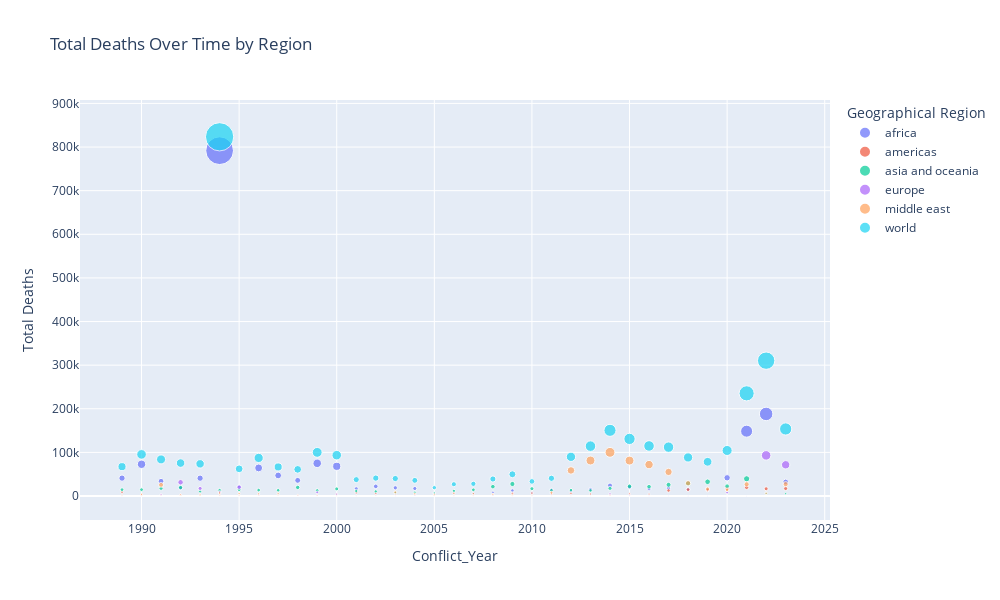

Notebook cell for this chart:
### Code cell
# Visualize total deaths over time with a bubble chart
visualization = px.scatter(
    conflict_data,
    x="Conflict_Year",
    y="total_deaths",
    size="total_deaths",
    color="Region",
    hover_data=death_columns,
    title="Total Deaths Over Time by Region",
    labels={"total_deaths": "Total Deaths", "Region": "Geographical Region"}
)



# Update layout to adjust figure size
visualization.update_layout(
    width=1000,
    height=600
)



visualization.show()

### Figure 1 — Plotly figure (JSON) as saved in the notebook; plotly's stock layout.template omitted (floating-point values rounded to 4 significant figures; data arrays with more than 128 entries replaced by an {"elided": "..."} marker saying what was removed)
{"data": [{"customdata": {"elided": "35x4 int values"}, "hovertemplate": "Geographical Region=africa<br>Conflict_Year=%{x}<br>Total Deaths=%{marker.size}<br>One_Sided_Violence_Deaths=%{customdata[0]}<br>Non_State_Actor_Violence=%{customdata[1]}<br>Intrastate_Conflict_Deaths=%{customdata[2]}<br>Interstate_War_Deaths=%{customdata[3]}<extra></extra>", "legendgroup": "africa", "marker": {"color": "#636efa", "size": [41012, 72786, 33941, 18434, 40900, 791652, 20653, 64378, 47132, 35910, 75034, 68058, 16686, 22180, 18792, 17257, 5222, 7603, 5694, 8152, 12612, 7130, 14006, 10786, 15242, 24230, 20480, 16352, 18003, 15184, 15353, 41833, 148658, 188204, 32411], "sizemode": "area", "sizeref": 2059.0, "symbol": "circle"}, "mode": "markers", "name": "africa", "orientation": "v", "showlegend": true, "type": "scatter", "x": [1989, 1990, 1991, 1992, 1993, 1994, 1995, 1996, 1997, 1998, 1999, 2000, 2001, 2002, 2003, 2004, 2005, 2006, 2007, 2008, 2009, 2010, 2011, 2012, 2013, 2014, 2015, 2016, 2017, 2018, 2019, 2020, 2021, 2022, 2023], "xaxis": "x", "y": [41012, 72786, 33941, 18434, 40900, 791652, 20653, 64378, 47132, 35910, 75034, 68058, 16686, 22180, 18792, 17257, 5222, 7603, 5694, 8152, 12612, 7130, 14006, 10786, 15242, 24230, 20480, 16352, 18003, 15184, 15353, 41833, 148658, 188204, 32411], "yaxis": "y"}, {"customdata": {"elided": "35x4 int values"}, "hovertemplate": "Geographical Region=americas<br>Conflict_Year=%{x}<br>Total Deaths=%{marker.size}<br>One_Sided_Violence_Deaths=%{customdata[0]}<br>Non_State_Actor_Violence=%{customdata[1]}<br>Intrastate_Conflict_Deaths=%{customdata[2]}<br>Interstate_War_Deaths=%{customdata[3]}<extra></extra>", "legendgroup": "americas", "marker": {"color": "#EF553B", "size": [9414, 3586, 2982, 3276, 1420, 2241, 1412, 1540, 1052, 1686, 2207, 4373, 7782, 5802, 4573, 3738, 2038, 1230, 2286, 4262, 6123, 6695, 5219, 6400, 4626, 3462, 4797, 4448, 12719, 14754, 13797, 17955, 20088, 16610, 17170], "sizemode": "area", "sizeref": 2059.0, "symbol": "circle"}, "mode": "markers", "name": "americas", "orientation": "v", "showlegend": true, "type": "scatter", "x": [1989, 1990, 1991, 1992, 1993, 1994, 1995, 1996, 1997, 1998, 1999, 2000, 2001, 2002, 2003, 2004, 2005, 2006, 2007, 2008, 2009, 2010, 2011, 2012, 2013, 2014, 2015, 2016, 2017, 2018, 2019, 2020, 2021, 2022, 2023], "xaxis": "x", "y": [9414, 3586, 2982, 3276, 1420, 2241, 1412, 1540, 1052, 1686, 2207, 4373, 7782, 5802, 4573, 3738, 2038, 1230, 2286, 4262, 6123, 6695, 5219, 6400, 4626, 3462, 4797, 4448, 12719, 14754, 13797, 17955, 20088, 16610, 17170], "yaxis": "y"}, {"customdata": {"elided": "35x4 int values"}, "hovertemplate": "Geographical Region=asia and oceania<br>Conflict_Year=%{x}<br>Total Deaths=%{marker.size}<br>One_Sided_Violence_Deaths=%{customdata[0]}<br>Non_State_Actor_Violence=%{customdata[1]}<br>Intrastate_Conflict_Deaths=%{customdata[2]}<br>Interstate_War_Deaths=%{customdata[3]}<extra></extra>", "legendgroup": "asia and oceania", "marker": {"color": "#00cc96", "size": [14570, 14610, 17648, 19495, 10482, 13306, 14516, 13572, 13182, 19703, 12865, 16386, 11490, 10611, 7613, 8226, 6880, 11669, 14248, 21497, 27556, 16800, 13192, 13543, 12768, 17585, 22285, 21392, 25682, 28855, 32657, 22490, 39461, 5886, 5284], "sizemode": "area", "sizeref": 2059.0, "symbol": "circle"}, "mode": "markers", "name": "asia and oceania", "orientation": "v", "showlegend": true, "type": "scatter", "x": [1989, 1990, 1991, 1992, 1993, 1994, 1995, 1996, 1997, 1998, 1999, 2000, 2001, 2002, 2003, 2004, 2005, 2006, 2007, 2008, 2009, 2010, 2011, 2012, 2013, 2014, 2015, 2016, 2017, 2018, 2019, 2020, 2021, 2022, 2023], "xaxis": "x", "y": [14570, 14610, 17648, 19495, 10482, 13306, 14516, 13572, 13182, 19703, 12865, 16386, 11490, 10611, 7613, 8226, 6880, 11669, 14248, 21497, 27556, 16800, 13192, 13543, 12768, 17585, 22285, 21392, 25682, 28855, 32657, 22490, 39461, 5886, 5284], "yaxis": "y"}, {"customdata": {"elided": "35x4 int values"}, "hovertemplate": "Geographical Region=europe<br>Conflict_Year=%{x}<br>Total Deaths=%{marker.size}<br>One_Sided_Violence_Deaths=%{customdata[0]}<br>Non_State_Actor_Violence=%{customdata[1]}<br>Intrastate_Conflict_Deaths=%{customdata[2]}<br>Interstate_War_Deaths=%{customdata[3]}<extra></extra>", "legendgroup": "europe", "marker": {"color": "#ab63fa", "size": [625, 434, 3792, 31456, 17404, 9284, 20202, 2763, 55, 1547, 8382, 4318, 1051, 1493, 548, 1518, 759, 259, 176, 1055, 697, 476, 396, 541, 361, 5157, 2078, 599, 529, 296, 340, 7878, 248, 93190, 71627], "sizemode": "area", "sizeref": 2059.0, "symbol": "circle"}, "mode": "markers", "name": "europe", "orientation": "v", "showlegend": true, "type": "scatter", "x": [1989, 1990, 1991, 1992, 1993, 1994, 1995, 1996, 1997, 1998, 1999, 2000, 2001, 2002, 2003, 2004, 2005, 2006, 2007, 2008, 2009, 2010, 2011, 2012, 2013, 2014, 2015, 2016, 2017, 2018, 2019, 2020, 2021, 2022, 2023], "xaxis": "x", "y": [625, 434, 3792, 31456, 17404, 9284, 20202, 2763, 55, 1547, 8382, 4318, 1051, 1493, 548, 1518, 759, 259, 176, 1055, 697, 476, 396, 541, 361, 5157, 2078, 599, 529, 296, 340, 7878, 248, 93190, 71627], "yaxis": "y"}, {"customdata": {"elided": "35x4 int values"}, "hovertemplate": "Geographical Region=middle east<br>Conflict_Year=%{x}<br>Total Deaths=%{marker.size}<br>One_Sided_Violence_Deaths=%{customdata[0]}<br>Non_State_Actor_Violence=%{customdata[1]}<br>Intrastate_Conflict_Deaths=%{customdata[2]}<br>Interstate_War_Deaths=%{customdata[3]}<extra></extra>", "legendgroup": "middle east", "marker": {"color": "#FFA15A", "size": [1725, 3995, 25574, 2884, 3569, 6990, 5514, 5098, 5254, 2253, 1575, 482, 588, 1008, 8582, 5154, 4251, 6289, 5582, 4074, 2880, 2384, 7897, 58651, 81407, 100153, 81282, 72032, 55179, 29349, 16308, 14282, 26933, 6417, 27210], "sizemode": "area", "sizeref": 2059.0, "symbol": "circle"}, "mode": "markers", "name": "middle east", "orientation": "v", "showlegend": true, "type": "scatter", "x": [1989, 1990, 1991, 1992, 1993, 1994, 1995, 1996, 1997, 1998, 1999, 2000, 2001, 2002, 2003, 2004, 2005, 2006, 2007, 2008, 2009, 2010, 2011, 2012, 2013, 2014, 2015, 2016, 2017, 2018, 2019, 2020, 2021, 2022, 2023], "xaxis": "x", "y": [1725, 3995, 25574, 2884, 3569, 6990, 5514, 5098, 5254, 2253, 1575, 482, 588, 1008, 8582, 5154, 4251, 6289, 5582, 4074, 2880, 2384, 7897, 58651, 81407, 100153, 81282, 72032, 55179, 29349, 16308, 14282, 26933, 6417, 27210], "yaxis": "y"}, {"customdata": {"elided": "35x4 int values"}, "hovertemplate": "Geographical Region=world<br>Conflict_Year=%{x}<br>Total Deaths=%{marker.size}<br>One_Sided_Violence_Deaths=%{customdata[0]}<br>Non_State_Actor_Violence=%{customdata[1]}<br>Intrastate_Conflict_Deaths=%{customdata[2]}<br>Interstate_War_Deaths=%{customdata[3]}<extra></extra>", "legendgroup": "world", "marker": {"color": "#19d3f3", "size": [67346, 95411, 83937, 75545, 73775, 823473, 62297, 87351, 66675, 61099, 100063, 93617, 37597, 41094, 40108, 35893, 19150, 27050, 27986, 39040, 49868, 33485, 40710, 89921, 114404, 150587, 130922, 114823, 112112, 88438, 78455, 104438, 235388, 310307, 153702], "sizemode": "area", "sizeref": 2059.0, "symbol": "circle"}, "mode": "markers", "name": "world", "orientation": "v", "showlegend": true, "type": "scatter", "x": [1989, 1990, 1991, 1992, 1993, 1994, 1995, 1996, 1997, 1998, 1999, 2000, 2001, 2002, 2003, 2004, 2005, 2006, 2007, 2008, 2009, 2010, 2011, 2012, 2013, 2014, 2015, 2016, 2017, 2018, 2019, 2020, 2021, 2022, 2023], "xaxis": "x", "y": [67346, 95411, 83937, 75545, 73775, 823473, 62297, 87351, 66675, 61099, 100063, 93617, 37597, 41094, 40108, 35893, 19150, 27050, 27986, 39040, 49868, 33485, 40710, 89921, 114404, 150587, 130922, 114823, 112112, 88438, 78455, 104438, 235388, 310307, 153702], "yaxis": "y"}], "layout": {"height": 600, "legend": {"itemsizing": "constant", "title": {"text": "Geographical Region"}, "tracegroupgap": 0}, "title": {"text": "Total Deaths Over Time by Region"}, "width": 1000, "xaxis": {"anchor": "y", "domain": [0, 1], "title": {"text": "Conflict_Year"}}, "yaxis": {"anchor": "x", "domain": [0, 1], "title": {"text": "Total Deaths"}}}}
